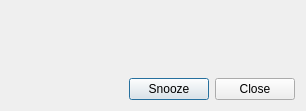
<?xml version="1.0" encoding="UTF-8"?>
<ui version="4.0">
 <class>currentschedule</class>
 <widget class="QDialog" name="currentschedule">
  <property name="geometry">
   <rect>
    <x>0</x>
    <y>0</y>
    <width>306</width>
    <height>111</height>
   </rect>
  </property>
  <property name="windowTitle">
   <string>Dialog</string>
  </property>
  <layout class="QVBoxLayout" name="verticalLayout">
   <item>
    <widget class="QLabel" name="scheduleTime">
     <property name="text">
      <string>&lt;View Text&gt;</string>
     </property>
     <property name="alignment">
      <set>Qt::AlignCenter</set>
     </property>
    </widget>
   </item>
   <item>
    <widget class="QLabel" name="currentTime">
     <property name="text">
      <string>&lt;Current Time&gt;</string>
     </property>
     <property name="alignment">
      <set>Qt::AlignCenter</set>
     </property>
    </widget>
   </item>
   <item>
    <widget class="QLabel" name="text">
     <property name="text">
      <string>&lt;Schedule Time&gt;</string>
     </property>
     <property name="alignment">
      <set>Qt::AlignCenter</set>
     </property>
    </widget>
   </item>
   <item>
    <layout class="QHBoxLayout" name="horizontalLayout">
     <item>
      <spacer name="horizontalSpacer">
       <property name="orientation">
        <enum>Qt::Horizontal</enum>
       </property>
       <property name="sizeHint" stdset="0">
        <size>
         <width>40</width>
         <height>20</height>
        </size>
       </property>
      </spacer>
     </item>
     <item>
      <widget class="QPushButton" name="snooze">
       <property name="text">
        <string>Snooze</string>
       </property>
      </widget>
     </item>
     <item>
      <widget class="QPushButton" name="close">
       <property name="text">
        <string>Close</string>
       </property>
      </widget>
     </item>
    </layout>
   </item>
  </layout>
 </widget>
 <resources/>
 <connections/>
</ui>
